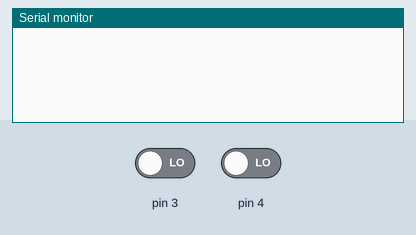
This sketch was run on a simulated Arduino Uno, built with avr-gcc and run on an emulated ATmega328P. Shown: the last lines printed to the serial monitor. The inputs (shaded band) are chosen by the test bench; at power-on: pin 3 LOW, pin 4 LOW.

Above: at 1.2 s.
1.3 s: pin 3 driven HIGH
At 3.8 s:
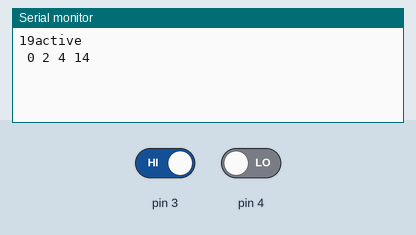
At 6.1 s:
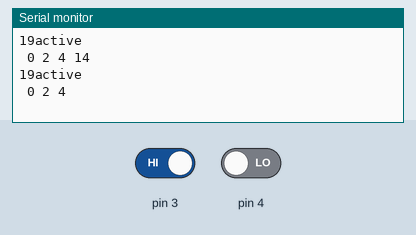

The sketch:

mami_ir_stand_receiver.ino
```cpp
int startSensor = 54;
int numSensors = 16;

int startSensor2 = 3;
int numSensors2 = 1;

void setup() {
  Serial.begin(9600);  //скорость порта
  // put your setup code here, to run once:
  for (int i = startSensor; i <= startSensor + numSensors; i++)
    pinMode(i, INPUT);      // sets the digital pin as input
}


void loop() {
  boolean sensors[numSensors + numSensors2];
  for (int i = 0; i < numSensors + numSensors2; i++)
    sensors[i] = false;
  bool found = false;
  int timeRead = 0;
  //(digitalRead(A0));
  //  Serial.println("!"+String(A0)+"!");
  for (int i = startSensor; i < startSensor + numSensors; i++)
  {
    if (digitalRead(i))
    {
      Serial.println(String(i) + "active");
      found = true;
      sensors[i - startSensor] = true;
    }
  }

  for (int i = startSensor2; i < startSensor2 + numSensors2; i++)
  {
    if (digitalRead(i))
    {
      Serial.println(String(i+ numSensors) + "active");
      found = true;
      sensors[i - startSensor2 + numSensors] = true;
    }
  }
  if (found)
  {
    while (timeRead < 1000)
    {
      for (int i = startSensor; i <= startSensor + numSensors; i++)
        if (digitalRead(i))
          sensors[i - startSensor] = true;

      for (int i = startSensor2; i <= startSensor2 + numSensors2; i++)
        if (digitalRead(i))
          sensors[i - startSensor + numSensors] = true;

      timeRead += 100;
      delay(100);
    }
  }
  if (found)
  {
    String logData;
    for (int i = 0; i < numSensors; i++)
      if (sensors[i])
        logData += ' ' + String(i);
    Serial.println(logData);
    delay(2000);
  }
  else delay(100);
}
```

Measured:
- after the input at 1.3 s, the serial monitor: prints a new line at once (image 1)
